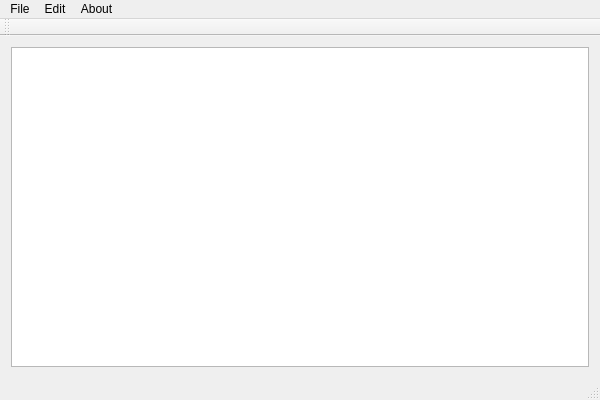
<?xml version="1.0" encoding="UTF-8"?>
<ui version="4.0">
 <class>NotepadClass</class>
 <widget class="QMainWindow" name="NotepadClass">
  <property name="geometry">
   <rect>
    <x>0</x>
    <y>0</y>
    <width>600</width>
    <height>400</height>
   </rect>
  </property>
  <property name="windowTitle">
   <string>Notepad</string>
  </property>
  <widget class="QWidget" name="centralWidget">
   <layout class="QVBoxLayout" name="verticalLayout">
    <item>
     <widget class="QTextEdit" name="textEdit"/>
    </item>
   </layout>
  </widget>
  <widget class="QMenuBar" name="menuBar">
   <property name="geometry">
    <rect>
     <x>0</x>
     <y>0</y>
     <width>600</width>
     <height>22</height>
    </rect>
   </property>
   <widget class="QMenu" name="menuFile">
    <property name="title">
     <string>File</string>
    </property>
    <addaction name="actionNew"/>
    <addaction name="actionOpen"/>
    <addaction name="actionSave"/>
    <addaction name="actionSave_as"/>
    <addaction name="actionExit"/>
   </widget>
   <widget class="QMenu" name="menuEdit">
    <property name="title">
     <string>Edit</string>
    </property>
   </widget>
   <widget class="QMenu" name="menuAbout">
    <property name="title">
     <string>About</string>
    </property>
   </widget>
   <addaction name="menuFile"/>
   <addaction name="menuEdit"/>
   <addaction name="menuAbout"/>
  </widget>
  <widget class="QToolBar" name="mainToolBar">
   <attribute name="toolBarArea">
    <enum>TopToolBarArea</enum>
   </attribute>
   <attribute name="toolBarBreak">
    <bool>false</bool>
   </attribute>
  </widget>
  <widget class="QStatusBar" name="statusBar"/>
  <action name="actionNew">
   <property name="text">
    <string>New</string>
   </property>
  </action>
  <action name="actionOpen">
   <property name="text">
    <string>Open</string>
   </property>
  </action>
  <action name="actionSave">
   <property name="text">
    <string>Save</string>
   </property>
  </action>
  <action name="actionSave_as">
   <property name="text">
    <string>Save as</string>
   </property>
  </action>
  <action name="actionExit">
   <property name="text">
    <string>Exit</string>
   </property>
  </action>
 </widget>
 <layoutdefault spacing="6" margin="11"/>
 <resources>
  <include location="Notepad.qrc"/>
 </resources>
 <connections/>
</ui>
